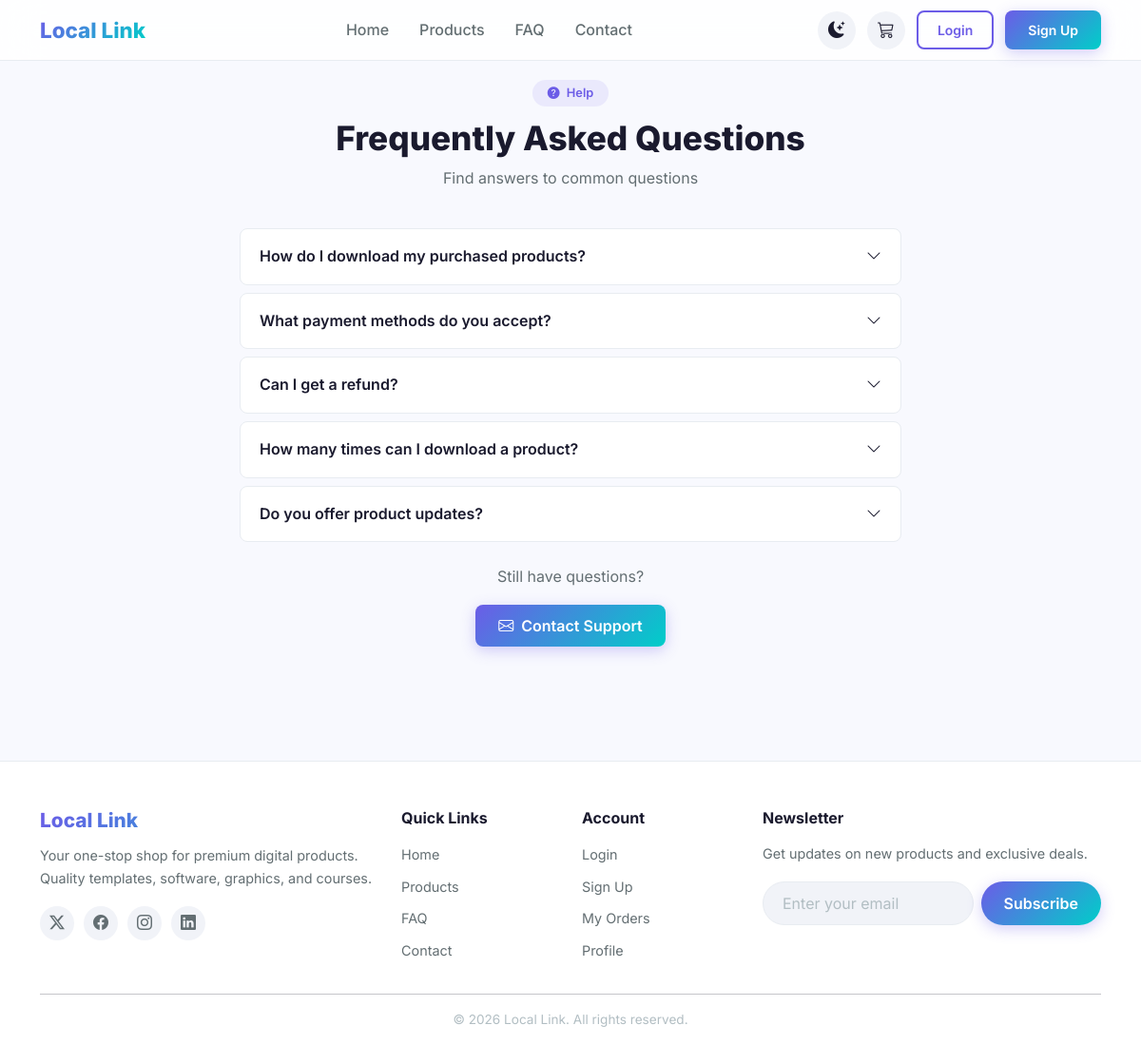
The app's page /faq.php with its own data.
### tables this page shows
CREATE TABLE settings (
    id INT AUTO_INCREMENT PRIMARY KEY,
    setting_key VARCHAR(100) UNIQUE NOT NULL,
    setting_value TEXT,
    created_at TIMESTAMP DEFAULT CURRENT_TIMESTAMP,
    updated_at TIMESTAMP DEFAULT CURRENT_TIMESTAMP ON UPDATE CURRENT_TIMESTAMP
);

CREATE TABLE faqs (
    id INT AUTO_INCREMENT PRIMARY KEY,
    question TEXT NOT NULL,
    answer TEXT NOT NULL,
    sort_order INT DEFAULT 0,
    status ENUM('active','inactive') DEFAULT 'active',
    created_at TIMESTAMP DEFAULT CURRENT_TIMESTAMP
);

### includes/config.php (called while the page is built, shortened)
<?php
try {
    $dsn = "mysql:host=" . DB_HOST . ";dbname=" . DB_NAME . ";charset=utf8mb4";
    $options = [
        PDO::ATTR_ERRMODE => PDO::ERRMODE_EXCEPTION,
        PDO::ATTR_DEFAULT_FETCH_MODE => PDO::FETCH_ASSOC,
    ];
    $pdo = new PDO($dsn, DB_USER, DB_PASS, $options);
} catch (PDOException $e) {
    die("Database connection failed: " . $e->getMessage());
}
function getSetting($key, $default = '') {
    global $pdo;
    $stmt = $pdo->prepare("SELECT setting_value FROM settings WHERE setting_key = ?");
    $stmt->execute([$key]);
    $result = $stmt->fetchColumn();
    return $result !== false ? $result : $default;
}
function isLoggedIn() {
    return isset($_SESSION['user_id']);
}

### faq.php (the view, shortened to what this page needs)
<?php
require_once 'includes/config.php';
$stmt = $pdo->query("SELECT * FROM faqs WHERE status = 'active' ORDER BY sort_order, id");
$faqs = $stmt->fetchAll();
include 'includes/header.php';
?>
<div class="main-content">
    <div class="container" style="padding-top:20px;padding-bottom:40px;max-width:720px;">
        <div class="section-header">
            <span class="section-badge"><i class="bi bi-question-circle-fill me-1"></i> Help</span>
            <h2 class="section-title">Frequently Asked Questions</h2>
            <p class="section-subtitle">Find answers to common questions</p>
        </div>
        <?php if (count($faqs) > 0): ?>
            <?php foreach ($faqs as $faq): ?>
            <div class="faq-item">
                <div class="faq-question">
                    <span><?= htmlspecialchars($faq['question']) ?></span>
                    <i class="bi bi-chevron-down"></i>
                </div>
            </div>
            <?php endforeach; ?>
        <?php endif; ?>
        <div class="text-center mt-4">
            <p style="color:var(--text-secondary);">Still have questions?</p>
            <a href="<?= SITE_URL ?>/contact.php" class="btn btn-primary"><i class="bi bi-envelope me-2"></i>Contact Support</a>
        </div>
    </div>
</div>
<?php include 'includes/footer.php'; ?>

### includes/header.php (shortened to what this page needs)
<?php
$theme = isset($_COOKIE['theme']) ? $_COOKIE['theme'] : 'light';
?>
<!DOCTYPE html>
<html lang="en" data-theme="<?= $theme ?>">
<head>
    <link href="https://cdn.jsdelivr.net/npm/bootstrap@5.3.2/dist/css/bootstrap.min.css" rel="stylesheet">
    <link href="https://cdn.jsdelivr.net/npm/bootstrap-icons@1.11.3/font/bootstrap-icons.min.css" rel="stylesheet">
    <link href="<?= SITE_URL ?>/assets/css/style.css" rel="stylesheet">
</head>
<body>
<nav class="navbar navbar-expand-md desktop-nav d-none d-md-flex">
    <div class="container">
        <a class="navbar-brand" href="<?= SITE_URL ?>/">
            <span class="brand-text"><?= getSetting('site_name', 'Local Link') ?></span>
        </a>
        <div class="navbar-nav mx-auto">
            <a class="nav-link" href="<?= SITE_URL ?>/">Home</a>
            <a class="nav-link" href="<?= SITE_URL ?>/products.php">Products</a>
            <a class="nav-link" href="<?= SITE_URL ?>/faq.php">FAQ</a>
            <a class="nav-link" href="<?= SITE_URL ?>/contact.php">Contact</a>
        </div>
        <div class="nav-actions">
            <button class="theme-toggle" onclick="toggleTheme()" title="Toggle Theme">
                <i class="bi bi-moon-stars-fill"></i>
            </button>
            <a href="<?= SITE_URL ?>/cart.php" class="nav-cart" title="Cart">
                <i class="bi bi-cart3"></i>
            </a>
            <?php if (isLoggedIn()): ?>
                <div class="nav-user dropdown">
                    <a href="#" class="dropdown-toggle" data-bs-toggle="dropdown">
                        <i class="bi bi-person-circle"></i>
                        <span class="user-name"><?= htmlspecialchars($_SESSION['user_name'] ?? 'User') ?></span>
                    </a>
                    <ul class="dropdown-menu dropdown-menu-end">
                        <li><a class="dropdown-item" href="<?= SITE_URL ?>/profile.php"><i class="bi bi-person me-2"></i>Profile</a></li>
                        <li><a class="dropdown-item" href="<?= SITE_URL ?>/orders.php"><i class="bi bi-bag-check me-2"></i>My Orders</a></li>
                        <li><hr class="dropdown-divider"></li>
                        <li><a class="dropdown-item" href="<?= SITE_URL ?>/logout.php"><i class="bi bi-box-arrow-right me-2"></i>Logout</a></li>
                    </ul>
                </div>
            <?php else: ?>
                <a href="<?= SITE_URL ?>/login.php" class="btn btn-outline-primary btn-sm">Login</a>
                <a href="<?= SITE_URL ?>/signup.php" class="btn btn-primary btn-sm">Sign Up</a>
            <?php endif; ?>
        </div>
    </div>
</nav>

### includes/footer.php (shortened to what this page needs)
<footer class="site-footer d-none d-md-block">
    <div class="container">
        <div class="row g-4">
            <div class="col-md-4">
                <h5 class="footer-brand"><?= getSetting('site_name', 'Local Link') ?></h5>
                <p class="footer-desc">Your one-stop shop for premium digital products. Quality templates, software, graphics, and courses.</p>
                <div class="footer-social">
                    <a href="#"><i class="bi bi-twitter-x"></i></a>
                    <a href="#"><i class="bi bi-facebook"></i></a>
                    <a href="#"><i class="bi bi-instagram"></i></a>
                    <a href="#"><i class="bi bi-linkedin"></i></a>
                </div>
            </div>
            <div class="col-md-2">
                <h6>Quick Links</h6>
                <ul class="footer-links">
                    <li><a href="<?= SITE_URL ?>/">Home</a></li>
                    <li><a href="<?= SITE_URL ?>/products.php">Products</a></li>
                    <li><a href="<?= SITE_URL ?>/faq.php">FAQ</a></li>
                    <li><a href="<?= SITE_URL ?>/contact.php">Contact</a></li>
                </ul>
            </div>
            <div class="col-md-2">
                <h6>Account</h6>
                <ul class="footer-links">
                    <li><a href="<?= SITE_URL ?>/login.php">Login</a></li>
                    <li><a href="<?= SITE_URL ?>/signup.php">Sign Up</a></li>
                    <li><a href="<?= SITE_URL ?>/orders.php">My Orders</a></li>
                    <li><a href="<?= SITE_URL ?>/profile.php">Profile</a></li>
                </ul>
            </div>
            <div class="col-md-4">
                <h6>Newsletter</h6>
                <p class="footer-desc">Get updates on new products and exclusive deals.</p>
                <form class="newsletter-form" onsubmit="return false;">
                    <input type="email" placeholder="Enter your email" class="form-control">
                    <button class="btn btn-primary" type="submit">Subscribe</button>
                </form>
            </div>
        </div>
        <hr>
        <div class="footer-bottom">
            <p><?= getSetting('footer_text', '© 2026 Local Link. All rights reserved.') ?></p>
        </div>
    </div>
</footer>
</body>
</html>

### records on screen
settings: setting_value "Local Link"
faqs: question "How do I download my purchased products?"
faqs: question "What payment methods do you accept?"
faqs: question "Can I get a refund?"
faqs: question "How many times can I download a product?"
faqs: question "Do you offer product updates?"
settings: setting_value "© 2026 Local Link. All rights reserved."
